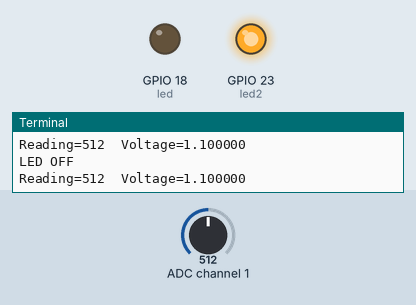
Simulated run of this program. Board: Raspberry Pi (BCM pin numbers). On the bench: output pins drawn as LEDs (lit = HIGH), the last lines printed to the terminal. Inputs (shaded band) come from the test bench; at power-on: ADC channel 1 = 512 (analog values on the 0–1023 scale).

Above: at 1.2 s.
1.3 s: ADC channel 1 set to 482
At 4.2 s:
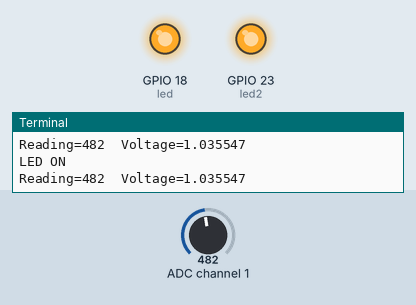
4.5 s: ADC channel 1 set to 510
At 6.6 s:
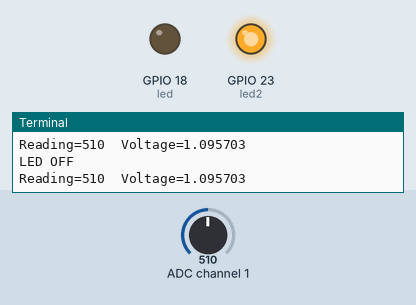
7.5 s: ADC channel 1 set to 490
At 10.1 s:
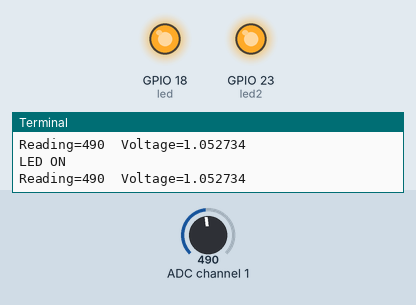
Timing chart, 0 to 11.6 s (numbered marks = the images above; inputs shaded):
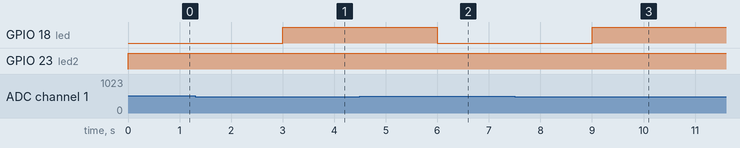

Measured:
- the behaviour switches between 500 and 499 on ADC channel 1 (found by bisection; images 0 and 1)
- after the input at 1.3 s, GPIO 18 (led): LOW → HIGH after 1.7 s
- after the input at 4.5 s, GPIO 18 (led): HIGH → LOW after 1.5 s
- after the input at 7.5 s, GPIO 18 (led): LOW → HIGH after 1.5 s

The program:

mcp3008.py
```python
import spidev, time
import RPi.GPIO as GPIO

led = 18
led2 = 23
GPIO.setmode(GPIO.BCM)
GPIO.setup(led,GPIO.OUT)
GPIO.setup(led2,GPIO.OUT)
spi = spidev.SpiDev()
spi.open(0,0)
spi.max_speed_hz=1350000

def analog_read(channel):
    r = spi.xfer2([1,(8+channel) << 4,0])
    adc_out = ((r[1]&3)<<8)+r[2]
    return adc_out

while True:
    GPIO.output(led2,GPIO.HIGH)
    reading = analog_read(1)
    voltage = reading * 2.2/1024
    print("Reading=%d\tVoltage=%f"%(reading,voltage))
    time.sleep(1)
    if reading<500:
        GPIO.output(led,GPIO.HIGH)
        print("LED ON")
    else:
        GPIO.output(led,GPIO.LOW)
        print("LED OFF")
```
